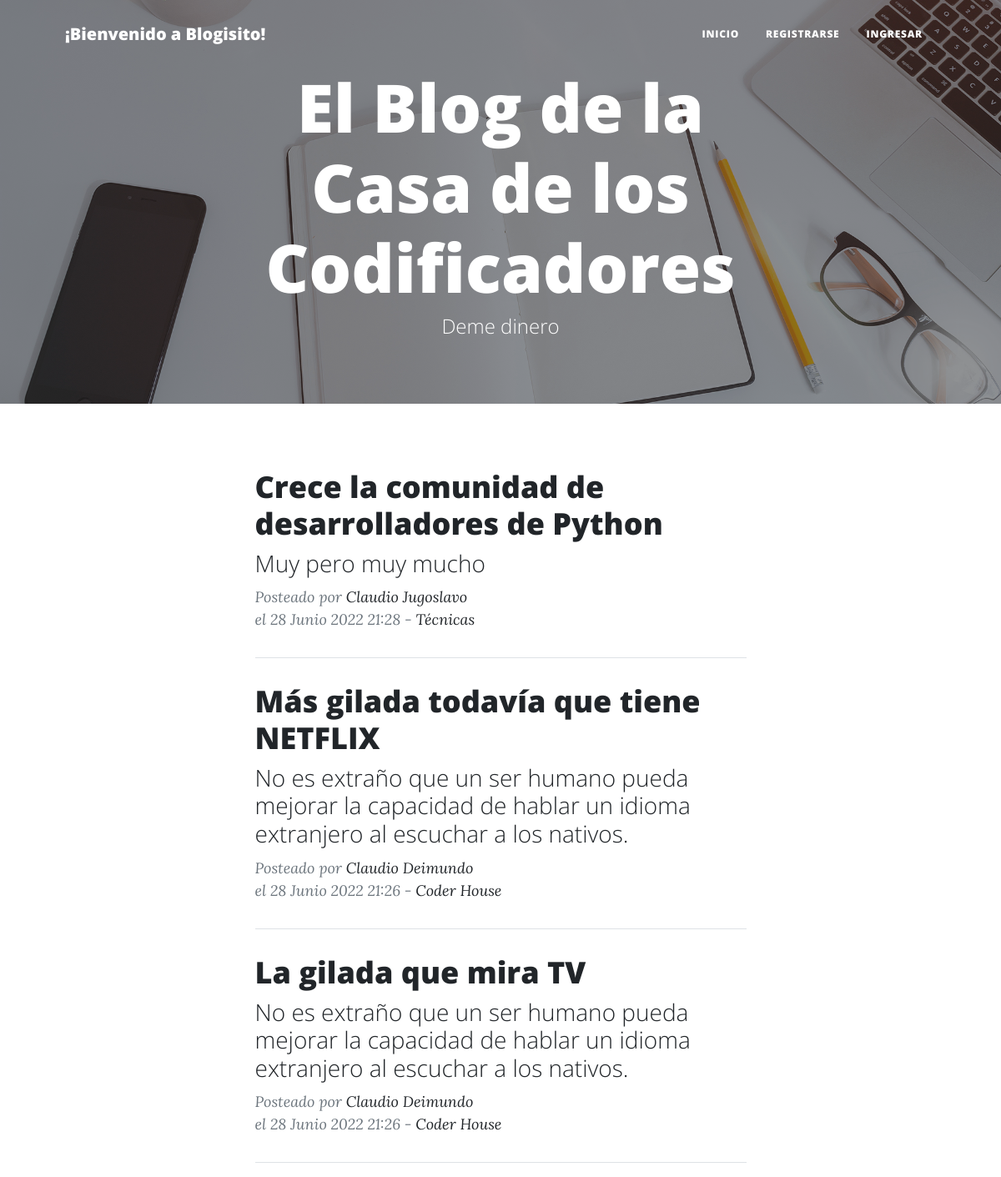
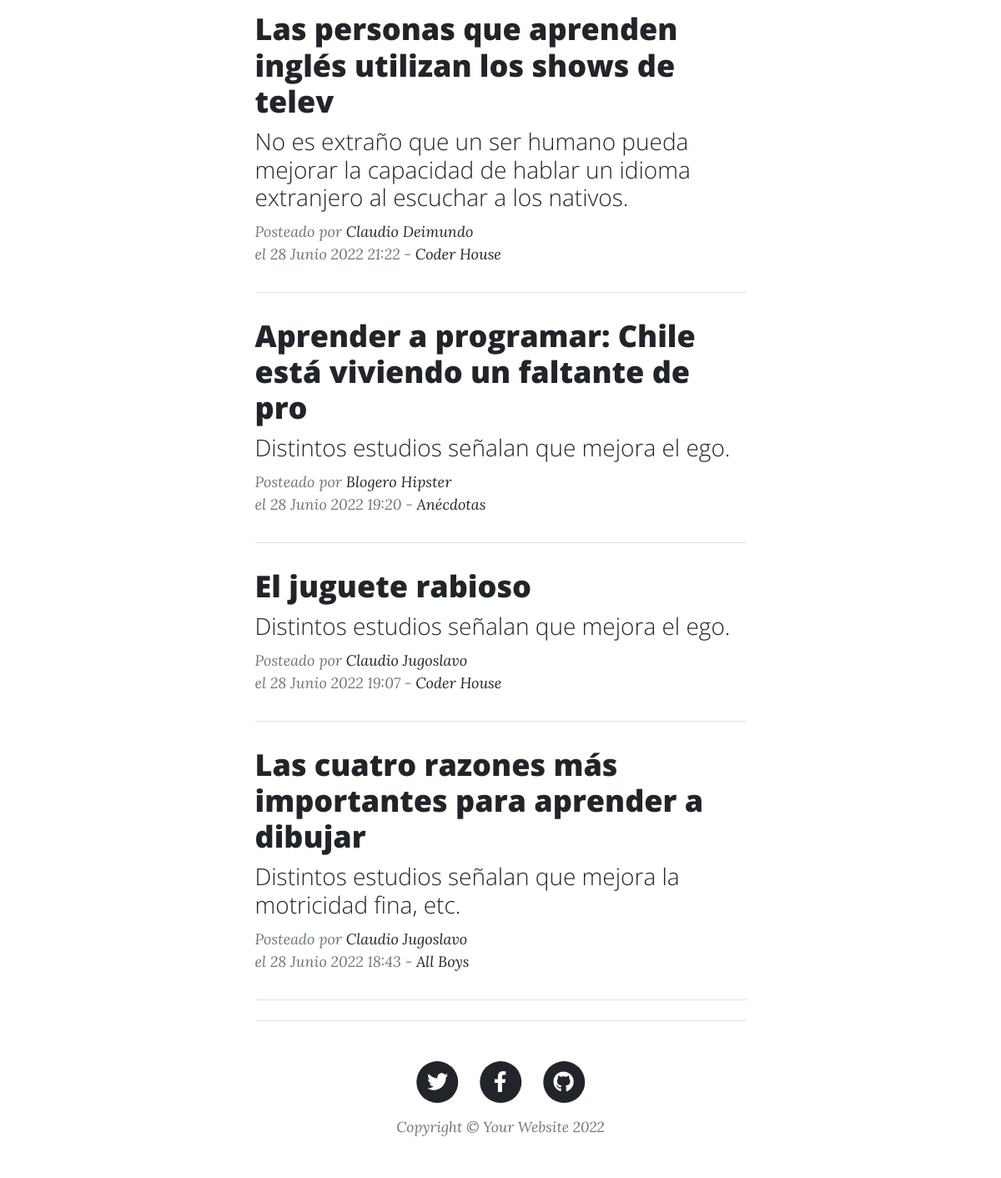
The app's page /, older data (2 pictures, top to bottom).
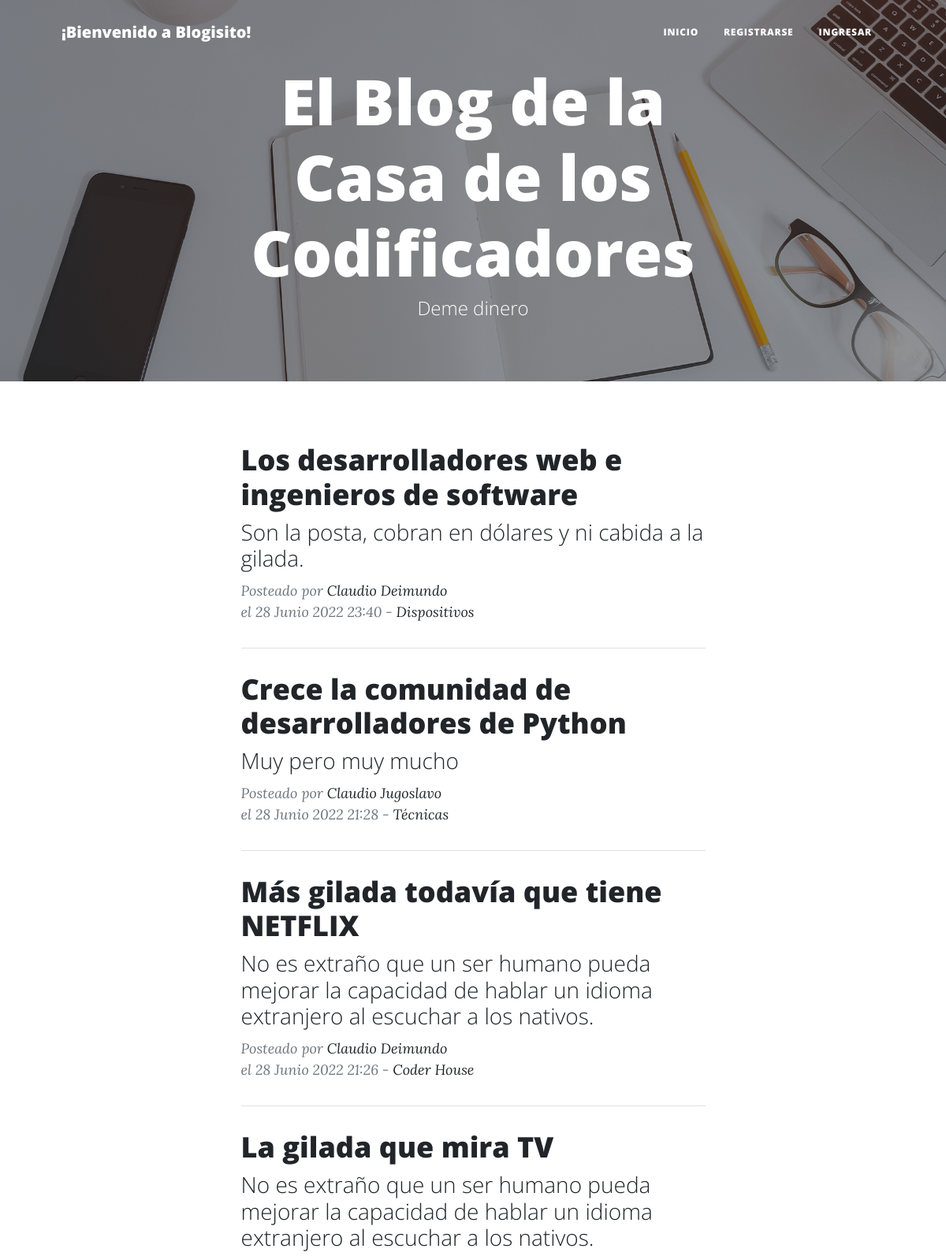
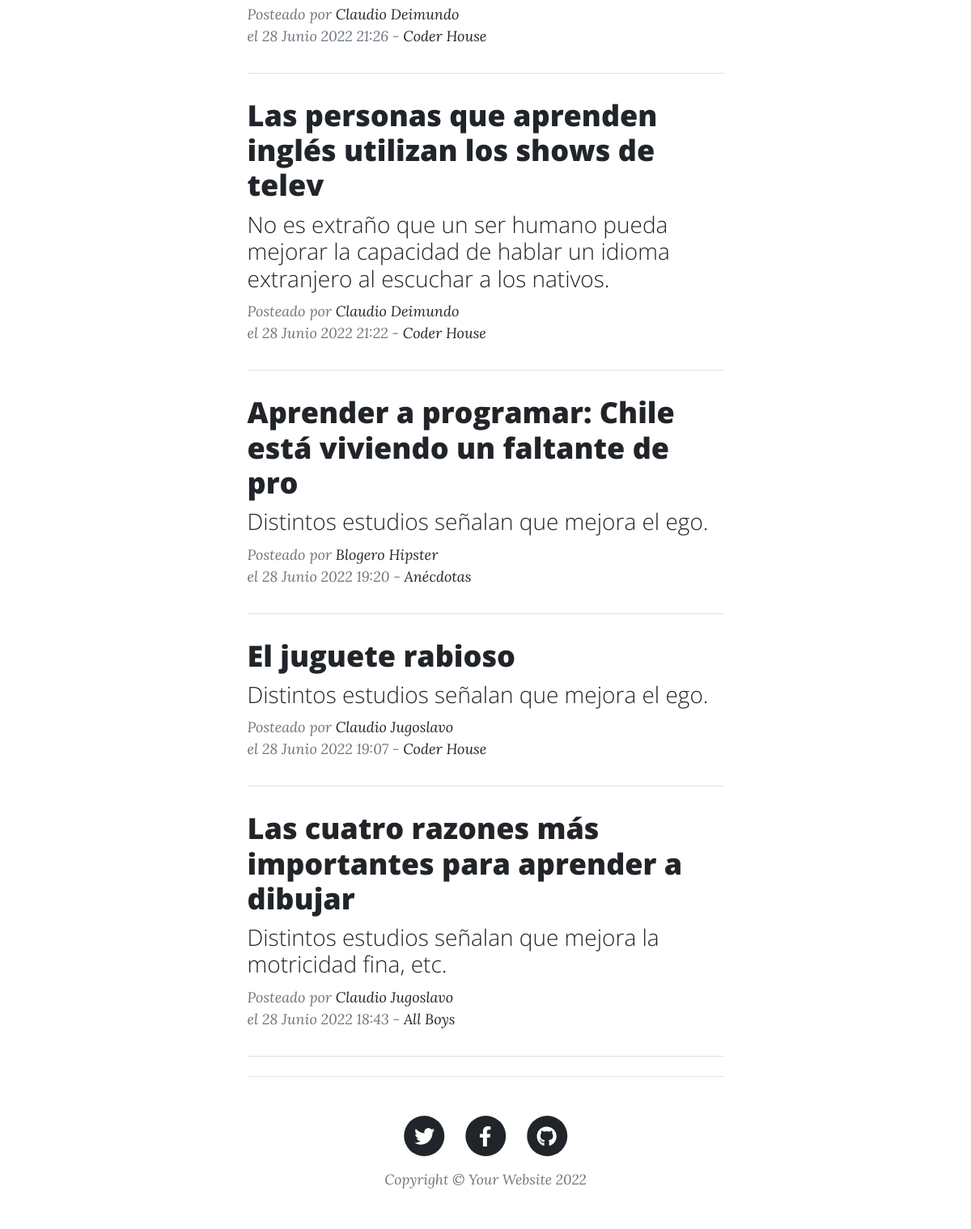
The same page, newer data (2 pictures, top to bottom).
### app_blog/models.py (models this page shows, shortened)
class Posteo(models.Model):
    titulo = models.CharField(max_length=60)
    subtitulo = models.CharField(max_length=120)
    autor = models.ForeignKey(User, on_delete=models.CASCADE)
    fecha_publicacion = models.DateTimeField(auto_now_add=True)
    contenido = RichTextField(blank=True)
    imagen = models.ImageField(upload_to='images/')
    categoria = models.CharField(max_length=100, default='General')
    url = models.SlugField(max_length=264, unique=True)
    likes = models.ManyToManyField(User, related_name='like', blank=True)

### app_blog/views.py (the view)
# urls.py: path('', Home.as_view(), name='index'),
class Home(ListView):
    model = Posteo
    template_name = 'index.html'
    ordering = ['-fecha_publicacion']

### app_blog/templates/index.html (shortened to what this page needs)
{%extends 'main.html'%}
{%load static%}
{%block contenido%}
    <header class="index">
            <div class="container position-relative px-4 px-lg-5">
                <div class="row gx-4 gx-lg-5 justify-content-center">
                    <div class="col-md-10 col-lg-8 col-xl-7">
                        <div class="site-heading">
                            <h1>El Blog de la Casa de los Codificadores</h1>
                            <span class="subheading">Deme dinero</span>
                        </div>
                    </div>
                </div>
            </div>
        </header>
        <div class="container px-4 px-lg-5">
            <div class="row gx-4 gx-lg-5 justify-content-center">
                <div class="col-md-10 col-lg-8 col-xl-7">
                    {% for x in object_list %}
                    <div class="post-preview">
                        <a href="{% url 'post' x.url %}">
                            <h2 class="post-title"> {{ x.titulo }} </h2>
                            <h3 class="post-subtitle"> {{ x.subtitulo }} </h3>
                        </a>
                        <p class="post-meta">
                            Posteado por
                            <a href="{% url 'perfiles'%}">{{ x.autor.first_name }} {{ x.autor.last_name }}</a><br/>
                            el {{ x.fecha_publicacion }} - <a href="{% url 'categoria' x.categoria %} ">{{ x.categoria }}</a>
                        </p>
                        <hr class="my-4" />
                    {% endfor %}
                </div>
            </div>
        </div>
        <footer class="border-top">
            <div class="container px-4 px-lg-5">
                <div class="row gx-4 gx-lg-5 justify-content-center">
                    <div class="col-md-10 col-lg-8 col-xl-7">
                        <ul class="list-inline text-center">
                            <li class="list-inline-item">
                                <a href="#!">
                                    <span class="fa-stack fa-lg">
                                        <i class="fas fa-circle fa-stack-2x"></i>
                                        <i class="fab fa-twitter fa-stack-1x fa-inverse"></i>
                                    </span>
                                </a>
                            </li>
                            <li class="list-inline-item">
                                <a href="#!">
                                    <span class="fa-stack fa-lg">
                                        <i class="fas fa-circle fa-stack-2x"></i>
                                        <i class="fab fa-facebook-f fa-stack-1x fa-inverse"></i>
                                    </span>
                                </a>
                            </li>
                            <li class="list-inline-item">
                                <a href="#!">
                                    <span class="fa-stack fa-lg">
                                        <i class="fas fa-circle fa-stack-2x"></i>
                                        <i class="fab fa-github fa-stack-1x fa-inverse"></i>
                                    </span>
                                </a>
                            </li>
                        </ul>
                        <div class="small text-center text-muted fst-italic">Copyright &copy; Your Website 2022</div>
                    </div>
                </div>
            </div>
        </footer>
    </body>
</html>
{%endblock%}

Row changes from the older to the newer data that the page shows:
added Posteo: titulo "Los desarrolladores web e ingenieros de software", subtitulo "Son la posta, cobran en dólares y ni cabida a la gilada.", autor.first_name "Claudio", autor.last_name "Deimundo", fecha_publicacion "28 Junio 2022 23:40", categoria "Dispositivos"
